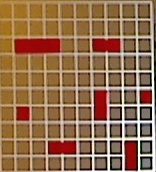
#> input picture Pictures/Grid_Image.jpg, 156 x 172 px, given in place of the camera
$ python TurnHandeling.py
#> lines starting #> are read from the running program, lines starting #| are printed output that depends on the picture
#> further down, background is the input picture: shape (172, 156, 3); mean B, G, R 78.9, 109.4, 147.1
"""""
import cv2

cap = cv2.VideoCapture (1)

while True:
    ret, frame = cap.read()

    cv2.imshow("frame", frame)
    if cv2.waitKey(1) & 0xFF == ord('q'):
        break
cap.release()
cv2.destroyAllWindows()
"""""

import cv2
import numpy as np
from blob import extract_blobs
#Video capture, the number is which camera, 0 is laptop, 1 is webcam
cap = cv2.VideoCapture (0)


def denoise(feed):
    feed = cv2.medianBlur(feed, 5)
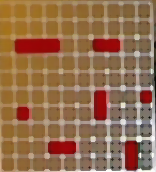
#> feed: shape (172, 156, 3); mean of channels 0, 1, 2 79.4, 110.5, 149.1; drawn as B, G, R
    feed = cv2.GaussianBlur(feed, (7, 7), 0)
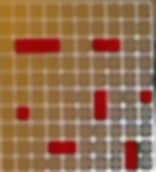
#> feed: shape (172, 156, 3); mean of channels 0, 1, 2 79.4, 110.5, 149.1; drawn as B, G, R
    feed = cv2.cvtColor(feed, cv2.COLOR_BGR2GRAY)
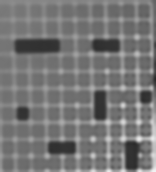
#> feed: shape (172, 156); min 42, max 242, mean 118.5
    return feed

def findBlobs(image):
    img = image
    blobs = extract_blobs(img)
    blobs2 = []
    for blob in blobs:
        if len(blob) > 500:
            blobs2.append(blob)

def backgroundSubtraction (background):
    t = 0
    background = denoise(background)
   # background = background[307:368, 33:78]
    while True:
        ret, frame = cap.read()
        #frame = frame[307:368, 33:78]
        frame = denoise(frame)
        substraction = cv2.absdiff(background, frame)
#> substraction: shape (172, 156); every value is 0
        (thresh, bi) = cv2.threshold(substraction, 5, 255, cv2.THRESH_BINARY)


    #every time t is hundred, it takes an image and resets t to 0
        if t >= 100:
            ret, background = cap.read()
            #background = background[307:368, 33:78]
            background = denoise(background)
            #print(t)
            t = 0
        t += 1
        #print(t)

        key = cv2.waitKey(20)
#> (key q is pressed here)
        if key == 27:
            break

        contours, ret = cv2.findContours(bi, cv2.RETR_EXTERNAL, cv2.CHAIN_APPROX_SIMPLE)
#> contours = []; ret = None

        for cnt in contours:
           cv2.drawContours(bi, [cnt], 0, (0, 255, 0))
#> this loop made 0 passes
        #print(contours)

        #counting the amount of contours, like polygons
#> (the run stopped early here; a loop or call above may not have finished)

$ run again, on Pictures/Photo on 18-11-2019 at 13.53.jpg
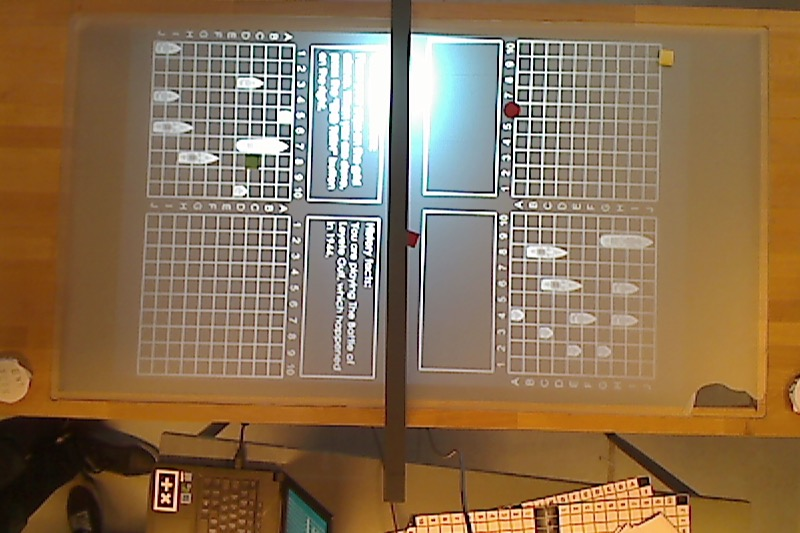
#> input picture Pictures/Photo on 18-11-2019 at 13.53.jpg, 800 x 533 px, given in place of the camera
#> background is the input picture: shape (533, 800, 3); mean B, G, R 82.4, 112.1, 137.1
#> in denoise, `feed = cv2.medianBlur(feed, 5)`:
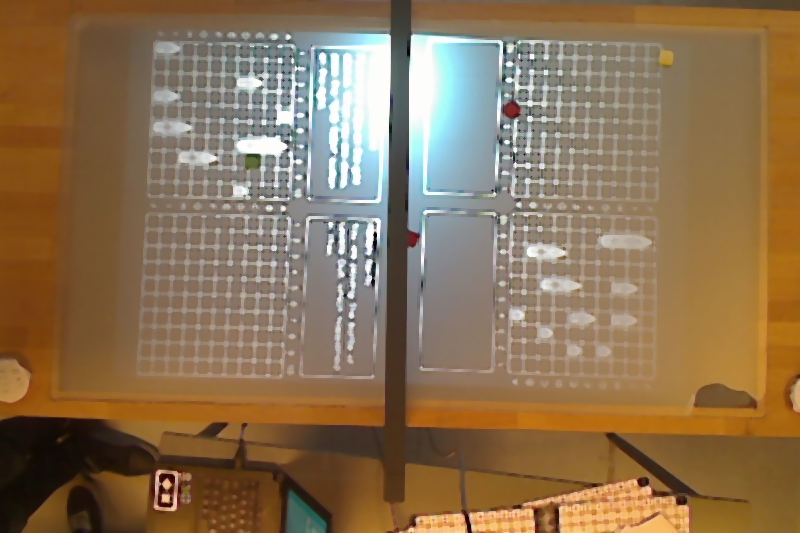
#> feed: shape (533, 800, 3); mean of channels 0, 1, 2 83.7, 113.7, 138.6; drawn as B, G, R
#> in denoise, `feed = cv2.cvtColor(feed, cv2.COLOR_BGR2GRAY)`:
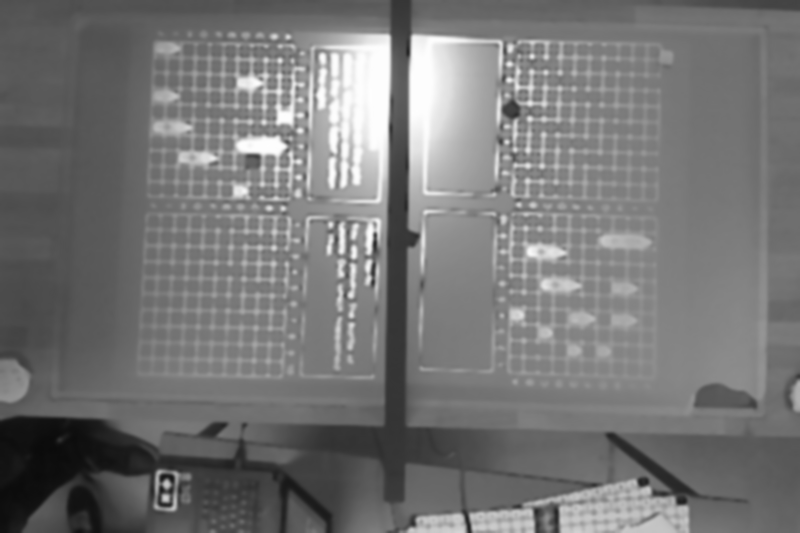
#> feed: shape (533, 800); min 11, max 254, mean 117.7
#> substraction: shape (533, 800); every value is 0
#> contours = []; ret = None

$ run again, on Pictures/gridBlob.jpg
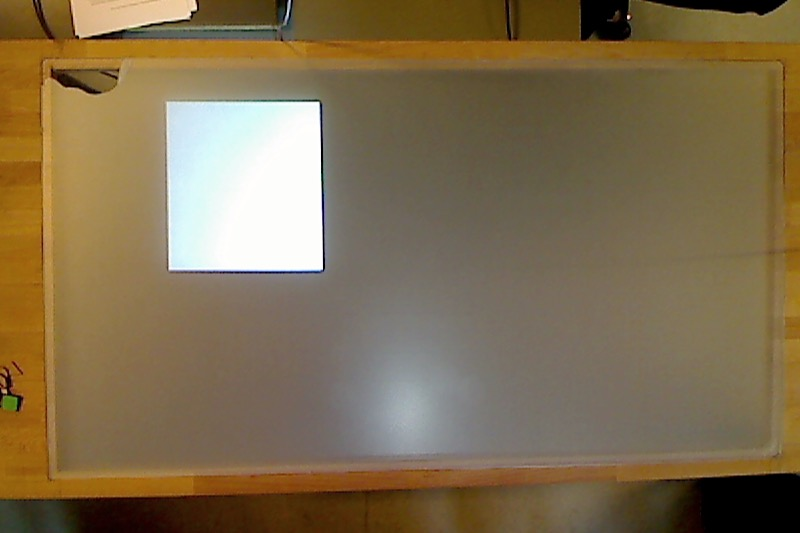
#> input picture Pictures/gridBlob.jpg, 800 x 533 px, given in place of the camera
#> background is the input picture: shape (533, 800, 3); mean B, G, R 78.8, 109.6, 127.6
#> in denoise, `feed = cv2.cvtColor(feed, cv2.COLOR_BGR2GRAY)`:
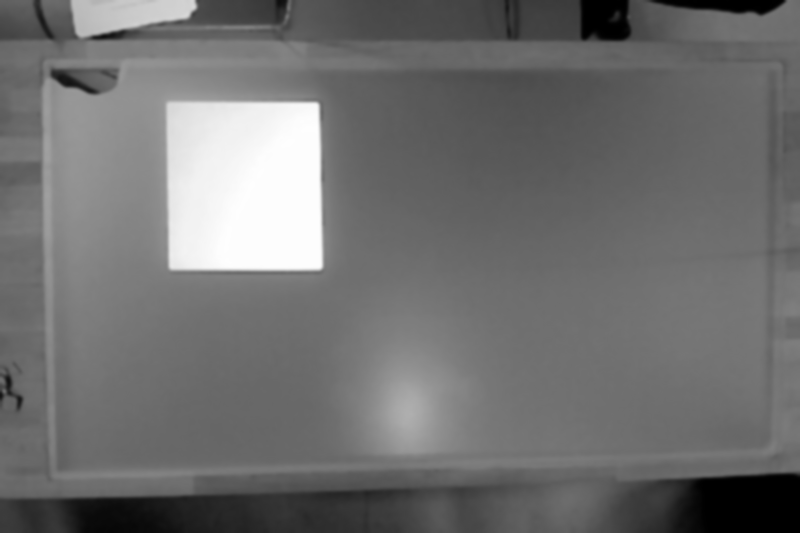
#> feed: shape (533, 800); min 0, max 254, mean 111.6
#> substraction: shape (533, 800); every value is 0
#> contours = []; ret = None

$ run again, on Pictures/mikkel_test.JPG
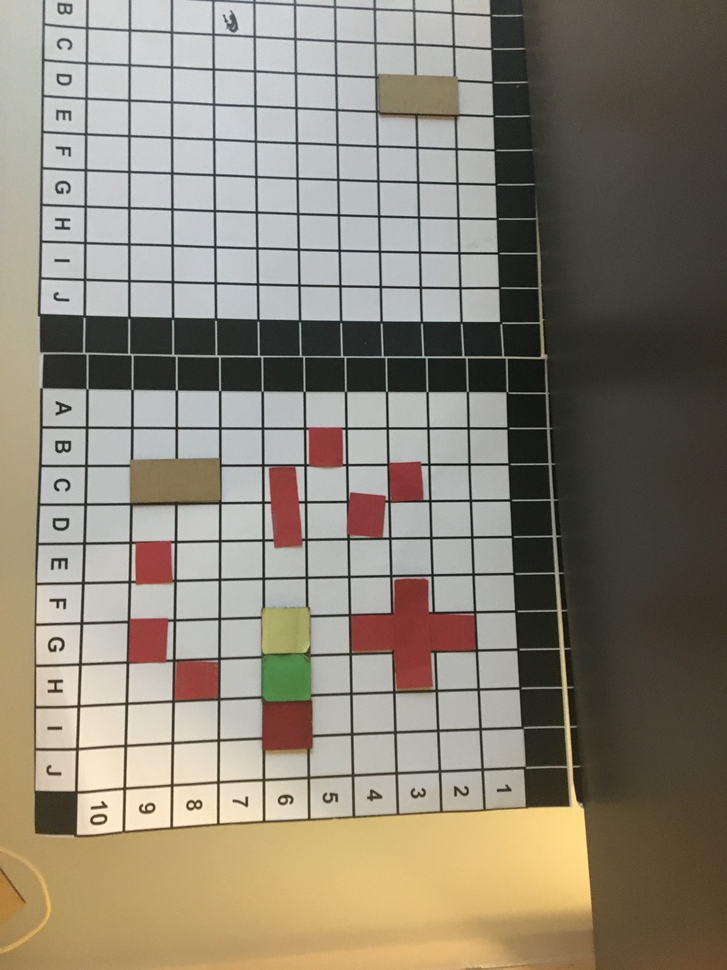
#> input picture Pictures/mikkel_test.JPG, 727 x 970 px, shrunk from 3024 x 4032 before the run, given in place of the camera
#> background is the input picture: shape (970, 727, 3); mean B, G, R 117.1, 131.8, 139.7
#> in denoise, `feed = cv2.medianBlur(feed, 5)`:
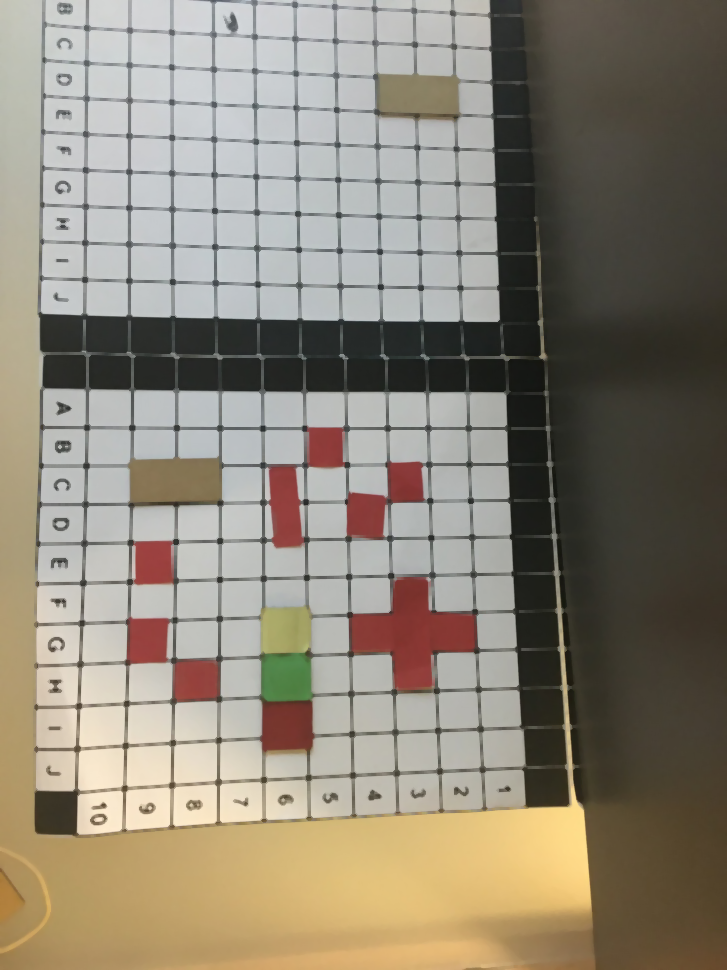
#> feed: shape (970, 727, 3); mean of channels 0, 1, 2 118.7, 133.5, 141.4; drawn as B, G, R
#> in denoise, `feed = cv2.cvtColor(feed, cv2.COLOR_BGR2GRAY)`:
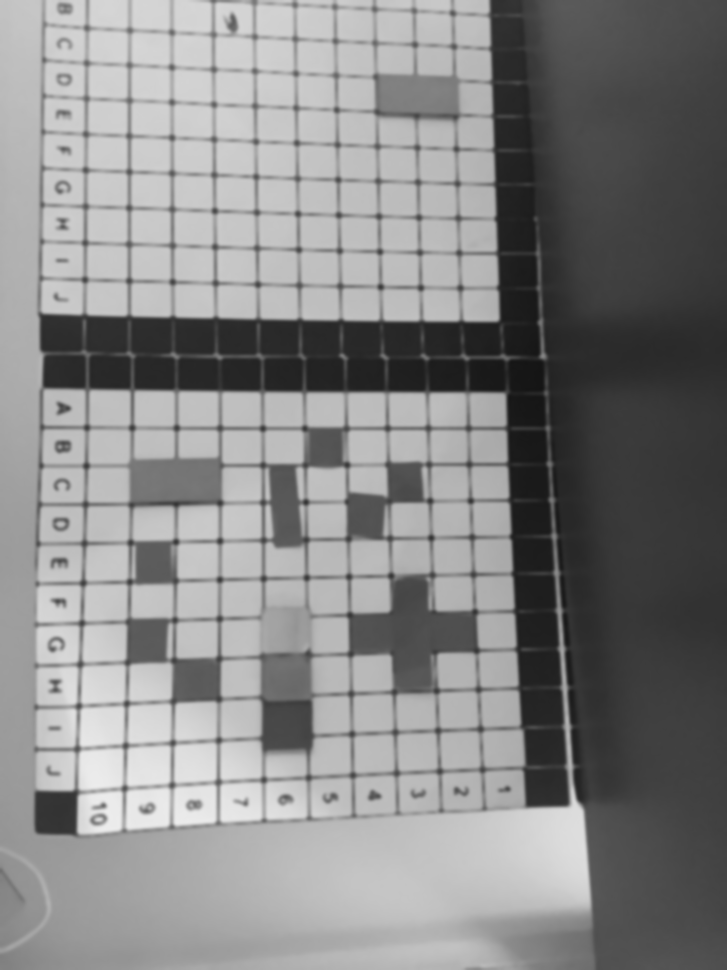
#> feed: shape (970, 727); min 20, max 237, mean 134.2
#> substraction: shape (970, 727); every value is 0
#> contours = []; ret = None
